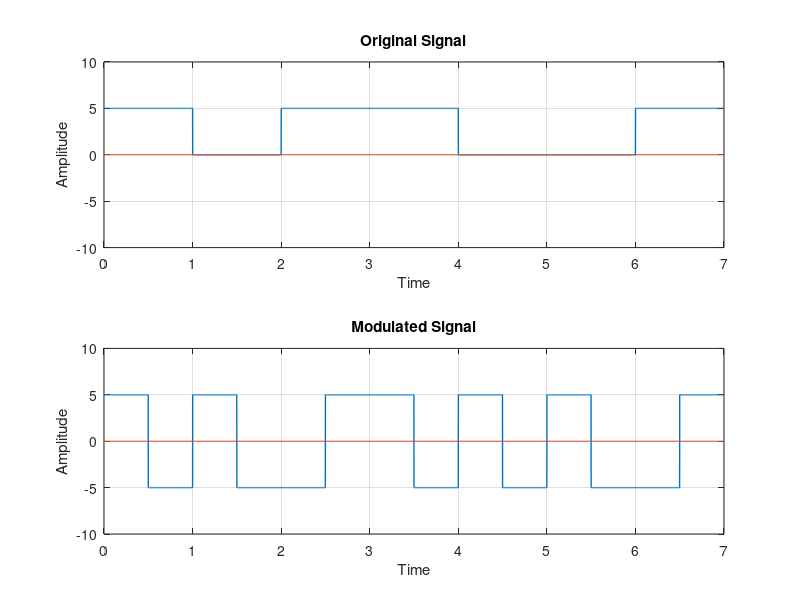

Source code (MATLAB):
#Differential Manchester= 0-->inversion  1-->No inversion
clc;
clear all;
close all;

bits = [1 0 1 1 0 0 1];

bitrate = 1;
voltage = 5;

sampling_rate = 1000;
sampling_time = 1/sampling_rate;

start_time = 0;
end_time = length(bits)/bitrate;
time = start_time : sampling_time : end_time;

#Original Signal
index = 1;
for i = 1: length(time)
	if bits(index) == 1
		signal(i) = voltage;
	else
		signal(i) = 0;
	endif
	if time(i)*bitrate >= index
		index+=1;
	endif
endfor

subplot(2,1,1);
plot(time , signal, 'linewidth', 1);
axis([0 end_time -voltage-5 voltage+5]);
line([0 end_time], [0,0]);
title('Original Signal');
xlabel('Time');
ylabel('Amplitude');
grid on;


#modulation

index = 1;

#Assuming previous state was positive
sign = 1;

if bits(1) == 0
	sign = -1*sign;
endif

for i = 1 : length(time)
	if time(i)*bitrate < index-(bitrate/2)
		modulation(i) = sign*voltage;
	else
		modulation(i) = -sign*voltage;
	endif

	if time(i)*bitrate >= index
		index+=1;
		if index <= length(bits) && bits(index) == 1
			sign=-1*sign;
		endif
	endif
endfor

subplot(2,1,2);
plot(time , modulation, 'linewidth', 1);
axis([0 end_time -voltage-5 voltage+5]);
line([0 end_time], [0,0]);
title('Modulated Signal');
xlabel('Time');
ylabel('Amplitude');
grid on;

#Demodulation

index = 1;
last = voltage;

for i = 1 : length(modulation)
	if time(i)*bitrate < index-(bitrate/2)
		if modulation(i) == last
			demodulation(index) = 1;
		else
			demodulation(index) = 0;
		endif
	endif

	if time(i)*bitrate >= index
		last = modulation(i);
		index+=1
	endif
endfor

disp(demodulation);






